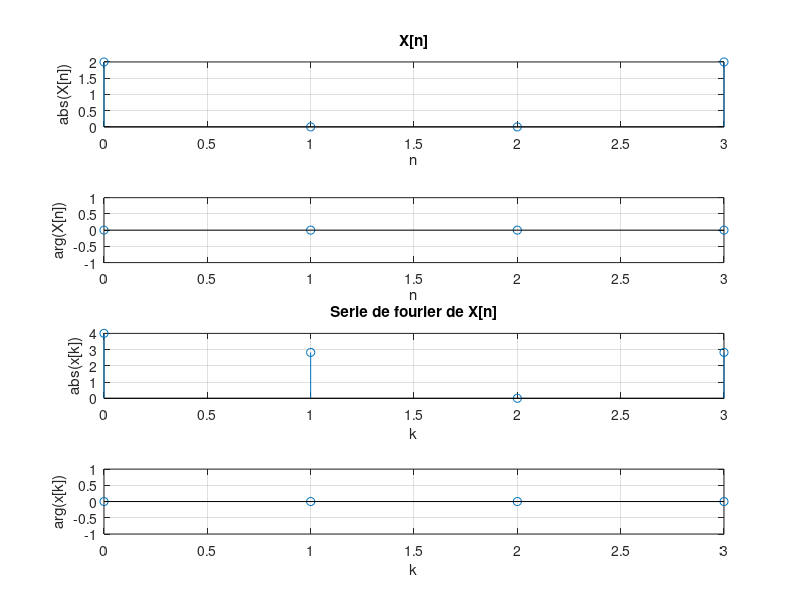

This figure's MATLAB source:

%% Ejercicio 1

% a) 

%{
N = 4;
k = 0:N-1;
Xk1 = [4,-5,3,-5]
subplot(4,1,1);
stem(k,abs(Xk1));
title('X[k]');
ylabel('abs(X[k])');
xlabel('k');
grid on;

subplot(4,1,2);
stem(k,angle(Xk1));
ylabel('arg(X[k])');
xlabel('k');
xlabel('k');
grid on;

n = 0:N-1;
Xn1 = ifft(Xk1);
subplot(4,1,3);
stem(n,abs(Xn1));
title('Antitransformada de X[k]');
ylabel('abs(x[n])');
xlabel('n');
xlabel('k');
grid on;

subplot(4,1,4);
stem(n,angle(Xn1));
ylabel('arg(x[n])');
xlabel('n');
xlabel('k');
grid on;
%}

% b)

%{
N = 5;
k = 0:N-1;
Xk1 = [4,-5,3,-5,0]
subplot(4,1,1);
stem(k,abs(Xk1));
title('X[k]');
ylabel('abs(X[k])');
xlabel('k');
grid on;

subplot(4,1,2);
stem(k,angle(Xk1));
ylabel('arg(X[k])');
xlabel('k');
xlabel('k');
grid on;

n = 0:N-1;
Xn1 = ifft(Xk1);
subplot(4,1,3);
stem(n,abs(Xn1));
title('Antitransformada de X[k]');
ylabel('abs(x[n])');
xlabel('n');
xlabel('k');
grid on;

subplot(4,1,4);
stem(n,angle(Xn1));
ylabel('arg(x[n])');
xlabel('n');
xlabel('k');
grid on;
%}

% c)
%{
N = 4;
k = 0:N-1;
Xk1 = [5,-2j,3,-2j];
subplot(4,1,1);
stem(k,abs(Xk1));
title('X[k]');
ylabel('abs(X[k])');
xlabel('k');
grid on;

subplot(4,1,2);
stem(k,angle(Xk1));
ylabel('arg(X[k])');
xlabel('k');
xlabel('k');
grid on;

n = 0:N-1;
Xn1 = ifft(Xk1);
subplot(4,1,3);
stem(n,abs(Xn1));
title('Antitransformada de X[k]');
ylabel('abs(x[n])');
xlabel('n');
xlabel('k');
grid on;

subplot(4,1,4);
stem(n,angle(Xn1));
ylabel('arg(x[n])');
xlabel('n');
xlabel('k');
grid on;
%}

% d)

N = 4;
n = 0:N-1;
Xn1 = [2,0,0,2];
subplot(4,1,1);
stem(n,abs(Xn1));
title('X[n]');
ylabel('abs(X[n])');
xlabel('n');
grid on;

subplot(4,1,2);
stem(n,angle(Xn1));
ylabel('arg(X[n])');
xlabel('n');

grid on;

k = 0:N-1;
Xk1 = fft(Xn1);
subplot(4,1,3);
stem(n,abs(Xk1));
title('Serie de fourier de X[n]');
ylabel('abs(x[k])');
xlabel('k');
grid on;

subplot(4,1,4);
stem(n,angle(Xn1));
ylabel('arg(x[k])');
xlabel('k');
grid on;


% e)
%{
N = 4;
n = 0:N-1;
Xn1 = [1,1,1,1];
subplot(4,1,1);
stem(n,abs(Xn1));
title('X[n]');
ylabel('abs(X[n])');
xlabel('n');
grid on;

subplot(4,1,2);
stem(n,angle(Xn1));
ylabel('arg(X[k])');
xlabel('n');

grid on;

k = 0:N-1;
Xk1 = fft(Xn1);
subplot(4,1,3);
stem(k,abs(Xk1));
title('Serie de fourier de X[n]');
ylabel('abs(x[k])');
xlabel('k');
grid on;

subplot(4,1,4);
stem(n,angle(Xn1));
ylabel('arg(x[k])');
xlabel('k');
grid on;
%}


%% Ejercicio 2

% a)

%{
wa = 0:1/100:2*pi;

a = 1 + exp(-1j* wa) + exp(-1j*2*wa) + exp(-1j*3*wa);
subplot(2,1,1);
plot(wa,abs(a));
title('Modulo de transformada de x[n]');
ylabel('abs(X(ejw))');
xlabel('w');
xlim([0,2*pi]);
subplot(2,1,2)
plot(wa,unwrap(angle(a)));
title('Angulo de transformada de x[n]');
ylabel('Arg(X(ejw))');
xlabel('w');
xlim([0,2*pi]);

%}
% b) y c)

%{
N = 8;
k= -10:10;
Xk1 = 1 + exp(-1*j*(2*pi*k)/N) + exp(-1*j*(4*pi*k)/N) + exp(-1*j*(6*pi*k)/N); 
subplot(2,1,1);
grid on;
stem(k,abs(Xk1));
ylabel('abs(X(periodica)[k])');
xlabel('k');

subplot(2,1,2);
stem(k,angle(Xk1));
ylabel('abs(X(periodica)[k])');
xlabel('k');
grid on;
%}

% d)

%{
N = 4;
k= -10:10;
Xk1 = 1 + exp(-1*j*(2*pi*k)/N) + exp(-1*j*(4*pi*k)/N) + exp(-1*j*(6*pi*k)/N); 
subplot(2,1,1);
grid on;
stem(k,abs(Xk1));
ylabel('abs(X(periodica)[k])');
xlabel('k');

subplot(2,1,2);
stem(k,angle(real(Xk1)));
ylabel('arg(X(periodica)[k])');
xlabel('k');
grid on;
%}

% e)
%{
N = 4;

k= 0:N-1;
Xk1 = 1 + exp(-1*j*(2*pi*k)/N) + exp(-1*j*(4*pi*k)/N) + exp(-1*j*(6*pi*k)/N); 
subplot(2,1,1);
grid on;
stem(k,abs(Xk1));
ylabel('abs(X[k])');
xlabel('k');

subplot(2,1,2);
stem(k,angle(real(Xk1)));
ylabel('arg(X[k])');
xlabel('k');
grid on;
%}


%% Ejercicio 4


%{
w1 = 0:1/500:2*pi;

Xw = 1./(1 - (1/2).*exp(-1j*w1));

subplot(3,1,1);
plot(w1,real(Xw));

title('Transformada de Fourier de tiempo discreto');
ylabel('X(ejw)');
xlabel('w');
grid on;

k = 0:3;

Xk = 1./(1 - (1/2).*exp(-1j*(2*pi*k/4)));
subplot(3,1,2);
stem(k,real(Xk));

title('Transformada discreta de Fourier');
ylabel('X[k]');
xlabel('k');
grid on;
n = 0:3;
xpico = ifft(Xk);

subplot(3,1,3);
stem(n,xpico);
title('Antitransformada de X[k]');
ylabel('X"[n]');
xlabel('n');
grid on;
%}






